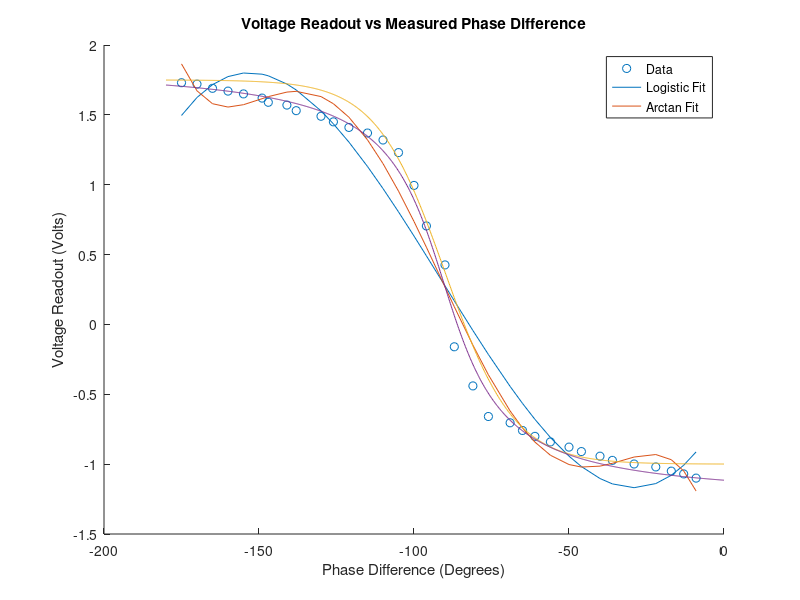
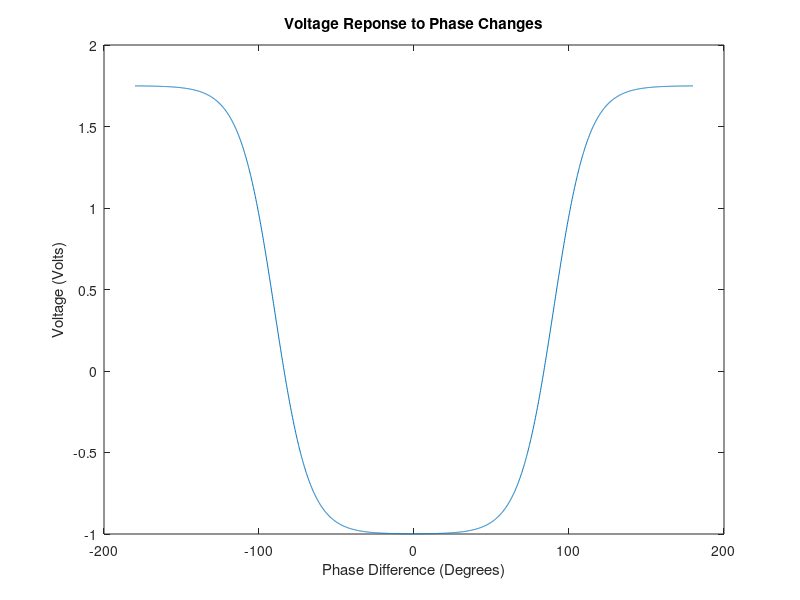

Recreate these plots in MATLAB, in order.
%% Reading in CSV Data
Experiment_Data = csvread('AutoTuner_Data.csv',1,0);
PhaseDifference_Oscilloscope = Experiment_Data(:,1);
Nominal_PhaseDifference = Experiment_Data(:,2);
Voltage_Readout = Experiment_Data(:,3);
%% Plotting Initial Plots
% Need to get rid of first couple datapoints since they are positive and
% everything else is negative
PhaseDifference_Oscilloscope = PhaseDifference_Oscilloscope(4:end);
scatter(PhaseDifference_Oscilloscope,Voltage_Readout(4:end));
title('Voltage Readout vs Measured Phase Difference');
xlabel('Phase Difference (Degrees)');
ylabel('Voltage Readout (Volts)');
hold on
%% skip poly
p3 = polyfit(PhaseDifference_Oscilloscope, Voltage_Readout(4:end),3);
poly1 = polyval(p3, PhaseDifference_Oscilloscope);
plot(PhaseDifference_Oscilloscope, poly1)

p5 = polyfit(PhaseDifference_Oscilloscope, Voltage_Readout(4:end),5);
y5 = polyval(p5, PhaseDifference_Oscilloscope);
plot(PhaseDifference_Oscilloscope, y5)
%% logistic and atan
%L is the curve's maximum, which is 1.75 Volts 
%x0 is the midpoint of the curve which is going to be 90 degrees
% for the equation f(x) = L/(1+ e^(-k(x-x0))). We need to find k. Little
% bit of guess and check makes 0.09 a good value for it.
x = linspace(-180,0,1000);
y = 2.75./(1+exp(0.09*(x+90))) -1;
plot(x,y)

atany = atan(-0.0704*(x+90.4285))+0.3;
plot(x, atany);

%legend('Data', '3rd Degree Polynomial Fit','5th Degree Polynomial Fit', 'Logistic Fit', 'Arctan Fit')
legend('Data', 'Logistic Fit', 'Arctan Fit')

hold off
%% Making full plot 
x2 = linspace(0,180,1000);
y2 = 2.75./(1+exp(-0.09*(x+90))) -1;

Combined_XValues = [x x2];
Combined_YValues = [y y2];

figure(2)
plot(Combined_XValues,Combined_YValues)
title('Voltage Reponse to Phase Changes')
xlabel('Phase Difference (Degrees)')
ylabel('Voltage (Volts)')

